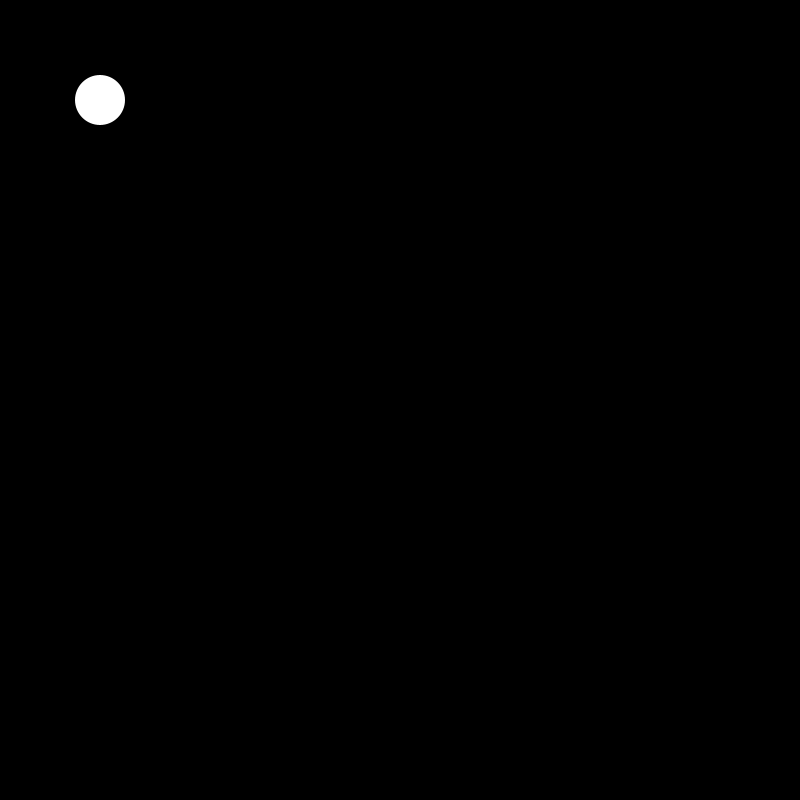
Frame 1 (no input)
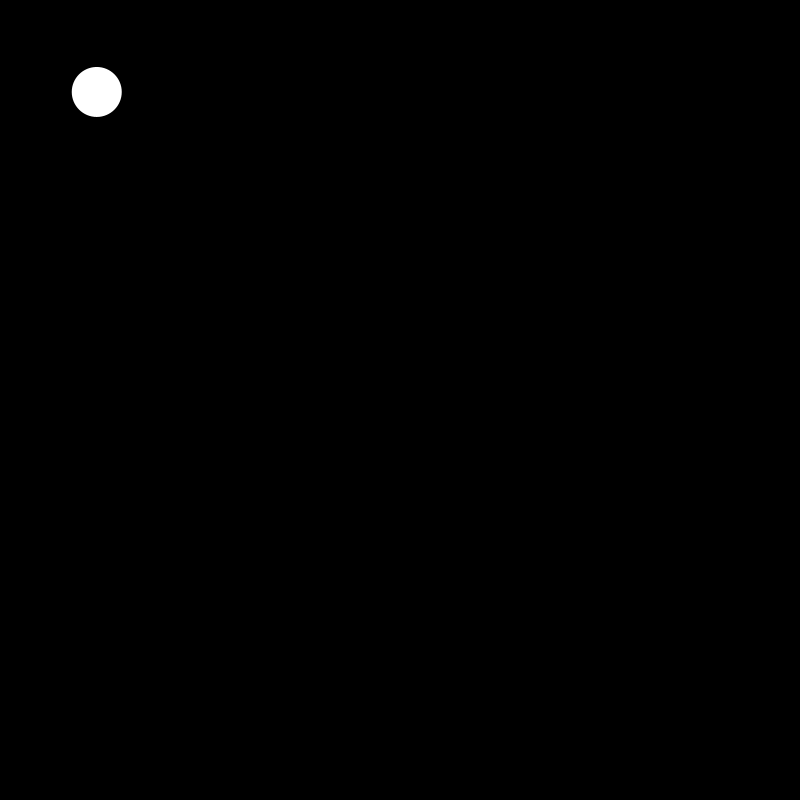
Frame 60 (the mouse pressed at the canvas centre just before this capture)
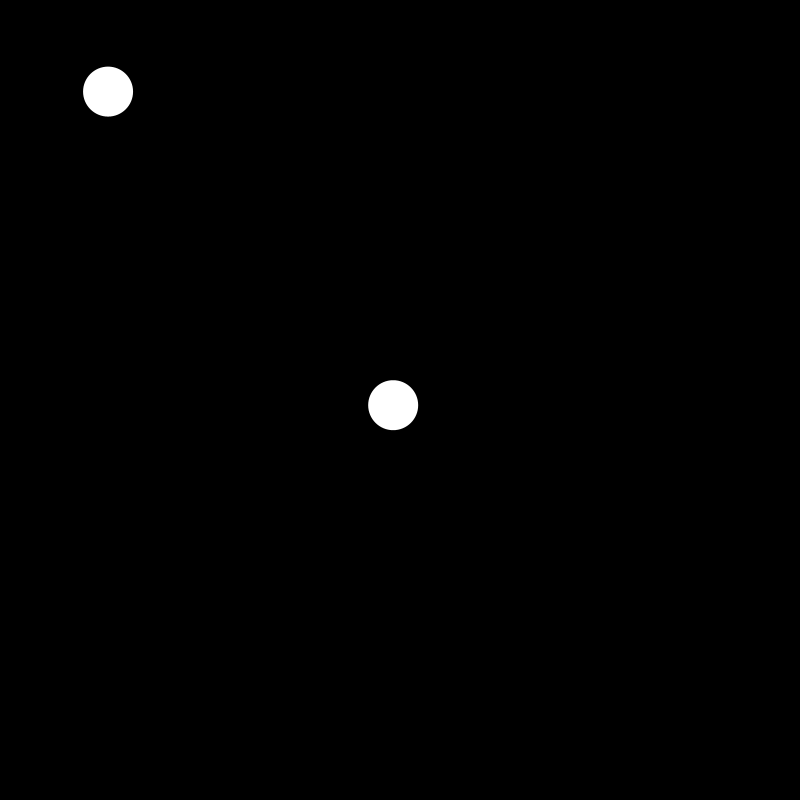
Frame 120 (the mouse held since frame 60 and released just before this capture)

The Processing sketch that drew these frames (run headless with seeded random() and noise(); from frame 60 on, the mouse is pressed at the canvas centre):

// Processing sketch: ArraysAPPEND
// ── ArraysAPPEND.pde
Ball[] balls = new Ball[1];

void setup() {
  size(800, 800);
  smooth(4);
  background(0);  
  balls[0] = new Ball(100, 100, 50, 50);
}

void draw() {
  background(0);  
  for (int i = 0; i < balls.length; i++) {
    balls[i].display();
    balls[i].zigzag();
  }
}

void mousePressed() {
  Ball makeBall = new Ball(mouseX, mouseY, 50, 50);  
  balls = (Ball[]) append(balls, makeBall);
  println(balls.length);
}

class Ball {
  float x, y, w, h;

  Ball(float _x, float _y, float _w, float _h) {
    x = _x;
    y = _y;
    w = _w;
    h = _h;
  }
  
  void zigzag()  {
    x = x + random(-1, 1);
    y = y + random(-1, 1);
    
    x = constrain(x, 0, width);
    y = constrain(y, 0, height);
    
  }

  void display() {
    noStroke();
    ellipseMode(CENTER);
    ellipse(x, y, w, h);
  }
}
